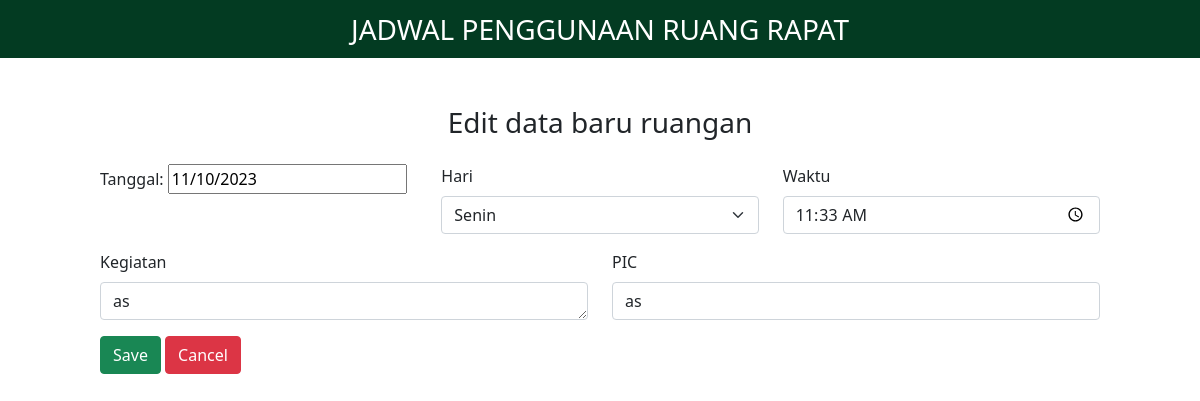
/edit.php?kd_booking=A001, run on the app's committed database.
### tables this page shows
CREATE TABLE `crud` (
  `kd_booking` varchar(255) NOT NULL,
  `tanggal` varchar(100) NOT NULL,
  `hari` varchar(25) NOT NULL,
  `jam` time NOT NULL,
  `kegiatan` varchar(255) NOT NULL,
  `pic` varchar(25) NOT NULL,
  `ruang` varchar(255) NOT NULL
);

### edit.php (the view, shortened to what this page needs)
<?php
include "db_conn.php";
$kd_booking = $_GET["kd_booking"];
?>
<!DOCTYPE html>
<html lang="en">
<head>
   <link href="https://cdn.jsdelivr.net/npm/bootstrap@5.2.3/dist/css/bootstrap.min.css" rel="stylesheet">
   <link rel="stylesheet" href="https://cdnjs.cloudflare.com/ajax/libs/font-awesome/6.4.0/css/all.min.css" />
   <link href="https://cdn.jsdelivr.net/npm/bootstrap@5.0.2/dist/css/bootstrap.min.css" rel="stylesheet">
   <link href="https://unpkg.com/gijgo@1.9.14/css/gijgo.min.css" rel="stylesheet" type="text/css" />
</head>
<body>
   <nav class="navbar navbar-light justify-content-center fs-3 mb-5" style="background-color: #033B22; color: white;">
      JADWAL PENGGUNAAN RUANG RAPAT
   </nav>
   <div class="container">
      <div class="text-center mb-4">
         <h3>Edit data baru ruangan</h3>
      </div>
      <?php
      $sql = "SELECT * FROM `crud` WHERE kd_booking = '$kd_booking'";
      $result = mysqli_query($conn, $sql);
      $row = mysqli_fetch_assoc($result);
      ?>
      <div class="container d-flex justify-content-center">
         <form action="" method="post" style="width:1000px; min-width:500px;">
            <div class="row">
               <div class="col-md-4">
                  <div class="mb-3">
                     <label class="form-label">Tanggal:</label>
                     <input id="datepicker" name="tanggal" value="<?php echo $row['tanggal'] ?>" />
                  </div>
               </div>
               <div class="col-md-4">
                  <div class="mb-3">
                     <label class="form-label">Hari</label>
                     <select class="form-select" name="hari">
                        <option value="Senin" <?php echo ($row['hari'] == "Senin") ? 'selected' : ''; ?>>Senin</option>
                     </select>
                  </div>
               </div>
               <div class="col-md-4">
                  <div class="mb-3">
                     <label class="form-label">Waktu</label>
                     <input type="time" class="form-control" name="waktu" value="<?php echo $row['jam'] ?>" />
                  </div>
               </div>
               <div class="col-md-6">
                  <div class="mb-3">
                     <label class="form-label">Kegiatan</label>
                     <textarea name="kegiatan" id="kegiatan" rows="1" class="form-control" required><?php echo $row['kegiatan'] ?></textarea>
                  </div>
               </div>
               <div class="col-md-6">
                  <div class="mb-3">
                     <label class="form-label">PIC</label>
                     <input name="pic" id="pic" type="text" class="form-control" required value="<?php echo $row['pic'] ?>">
                  </div>
               </div>
               <div>
                  <button type="submit" class="btn btn-success" name="submit">Save</button>
                  <a href="dashboard.php" class="btn btn-danger">Cancel</a>
               </div>
            </div>
         </form>
      </div>
   </div>
</body>
</html>

### data on the page
crud: tanggal "11/10/2023", hari "Senin", waktu "11:33:00", kegiatan "as", pic "as"
